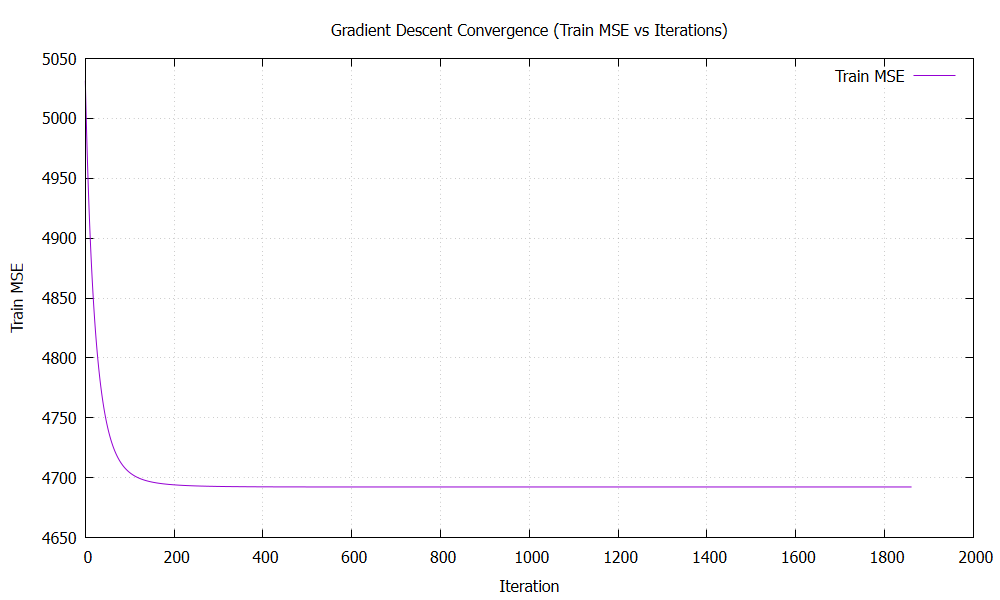

The gnuplot source for this figure:
set datafile separator ','
set terminal pngcairo size 1000,600
set output 'results/gd_loss.png'
set title 'Gradient Descent Convergence (Train MSE vs Iterations)'
set xlabel 'Iteration'
set ylabel 'Train MSE'
set grid
plot 'results/gd_loss.csv' using 1:2 with lines title 'Train MSE'
